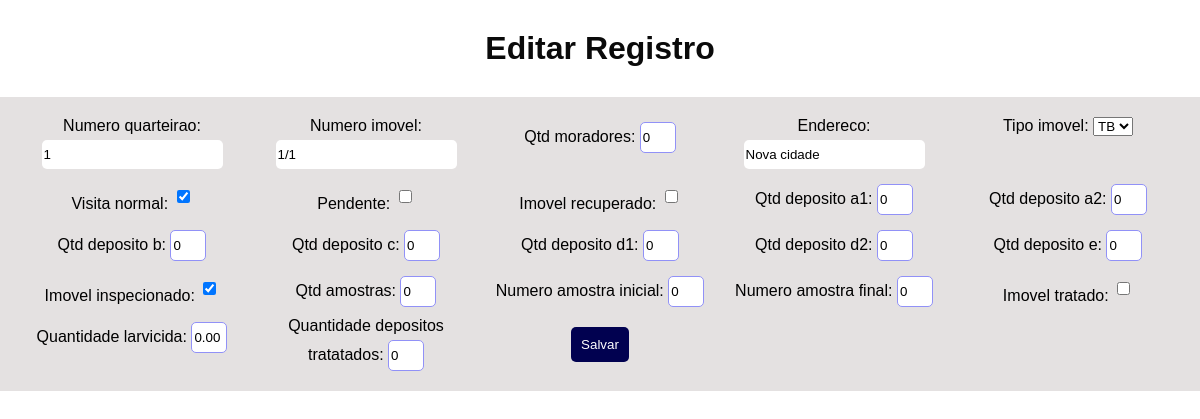
Screenshot of /editar/3/ (signed in) with the database file from the repository.
### coleta_dados/models.py (models this page shows, shortened)
class DadosColetados(models.Model):
    usuario = models.ForeignKey(User, on_delete=models.CASCADE)
    numero_quarteirao = models.CharField(max_length=100)
    numero_imovel = models.CharField(max_length=100)
    qtd_moradores = models.IntegerField(null=True, blank=True, default=0)
    endereco = models.CharField(max_length=255)
    tipo_imovel = models.CharField(
        max_length=2,
        choices=[
            ('R', 'R'),
            ('C', 'C'),
            ('TB', 'TB'),
            ('PE', 'PE'),
            ('O', 'O')
        ],
        default='R'
    )
    data_cadastro = models.DateField(auto_now_add=True)
    visita_normal = models.BooleanField(default=False)
    pendente = models.BooleanField(default=False)
    imovel_recuperado = models.BooleanField(default=False)
    qtd_deposito_a1 = models.IntegerField(null=True, blank=True, default=0)
    qtd_deposito_a2 = models.IntegerField(null=True, blank=True, default=0)
    qtd_deposito_b = models.IntegerField(null=True, blank=True, default=0)
    qtd_deposito_c = models.IntegerField(null=True, blank=True, default=0)
    qtd_deposito_d1 = models.IntegerField(null=True, blank=True, default=0)
    qtd_deposito_d2 = models.IntegerField(null=True, blank=True, default=0)  # Corrigido
    qtd_deposito_e = models.IntegerField(null=True, blank=True, default=0)
    imovel_inspecionado = models.BooleanField(default=False)
    qtd_amostras = models.IntegerField(null=True, blank=True, default=0)
    numero_amostra_inicial = models.IntegerField(null=True, blank=True, default=0)
    numero_amostra_final = models.IntegerField(null=True, blank=True, default=0)
    imovel_tratado = models.BooleanField(default=False)
    quantidade_larvicida = models.DecimalField(max_digits=10, decimal_places=2, null=True, blank=True, default=0)
    quantidade_depositos_tratatados = models.IntegerField(null=True, blank=True, default=0)

### coleta_dados/views.py (the view)
# urls.py: path('editar/<int:pk>/', views.editar_dados, name='editar_dados'),
@login_required
def editar_dados(request, pk):
    dados = get_object_or_404(DadosColetados, pk=pk)
    if request.method == "POST":
        form = DadosColetadosForm(request.POST, instance=dados)
        if form.is_valid():
            form.save()
            return redirect('listar_dados')  # Redireciona para a lista de dados após salvar
    else:
        form = DadosColetadosForm(instance=dados)
    return render(request, 'coleta_dados/editar_dados.html', {'form': form})
    pass

### coleta_dados/forms.py (shortened to what this page needs)
class DadosColetadosForm(forms.ModelForm):
    class Meta:
        model = DadosColetados
        fields = (
            'numero_quarteirao',
            'numero_imovel',
            'qtd_moradores',
            'endereco',
            'tipo_imovel',
            'visita_normal',
            'pendente',
            'imovel_recuperado',
            'qtd_deposito_a1',
            'qtd_deposito_a2',
            'qtd_deposito_b',
            'qtd_deposito_c',
            'qtd_deposito_d1',
            'qtd_deposito_d2',
            'qtd_deposito_e',
            'imovel_inspecionado',
            'qtd_amostras',
            'numero_amostra_inicial',
            'numero_amostra_final',
            'imovel_tratado',
            'quantidade_larvicida',
            'quantidade_depositos_tratatados',
        )

### coleta_dados/templates/coleta_dados/editar_dados.html (shortened to what this page needs)
<!DOCTYPE html>
<html lang="en">
<head>
    {% load static %}
    <link rel="stylesheet" href="{% static 'css/styles.css' %}">
</head>
<body>
    <h1>Editar Registro</h1>
    <form method="post">
        {{ form.as_p }}
        <button type="submit">Salvar</button>
    </form>
</body>
</html>

### static/css/styles.css (style rules this page uses)
body { font-family: Arial, sans-serif; margin: 0; padding: 0; box-sizing: border-box; }
h1 { margin-top: 30px; margin-bottom: 30px; color: #0a0a0a; text-align: center; }
form { text-align: center; display: grid; grid-template-columns: repeat(auto-fit, minmax(200px, 1fr)); gap: 10px; margin-bottom: 20px; background-color: rgb(228, 225, 225); padding: 20px; justify-content: center; }
form button { margin: auto; border-radius: 5px; border: none; }
form input { height: 25px; border-radius: 5px; border: none; padding: 2px; margin-top: 5px; }
button { background-color: rgb(1, 1, 80); text-decoration: none; padding: 10px; color: #fffefe; width: auto; max-width: 100px; }
input[type="number"] { border: 1px solid rgb(145, 145, 247); padding: 2px; width: 30px; }
p { margin: 0; padding: 0; }

### rows the page displays
DadosColetados: numero_quarteirao "1", numero_imovel "1/1", qtd_moradores "0", endereco "Nova cidade", tipo_imovel "TB", visita_normal "☑", qtd_deposito_a1 "0", qtd_deposito_a2 "0", qtd_deposito_b "0", qtd_deposito_c "0", qtd_deposito_d1 "0", qtd_deposito_d2 "0", qtd_deposito_e "0", imovel_inspecionado "☑", qtd_amostras "0", numero_amostra_inicial "0", numero_amostra_final "0", quantidade_larvicida "0.00", quantidade_depositos_tratatados "0"
